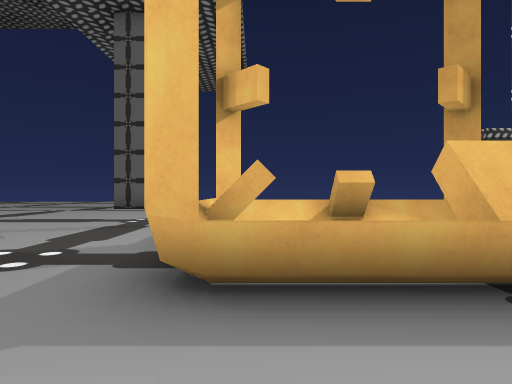
View 1 (above)

22 first-person views from a walk through a scene from a Unity 3-D project. The camera is 1.2 m above the floor, looks level and sees 75° across. The floor is counted in squares, 2 m on a side. Each view is taken from the middle of a square. On the plan, view 1 faces up. The plan holds only what a view shows up to about 10 squares ahead; the rest is blank. The place goes on beyond the plan. Some animated figures are not drawn.

View 2
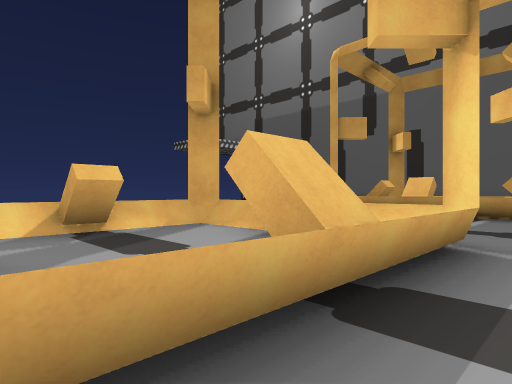

View 3
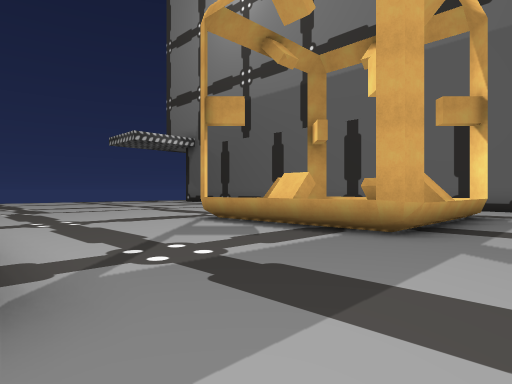

View 4
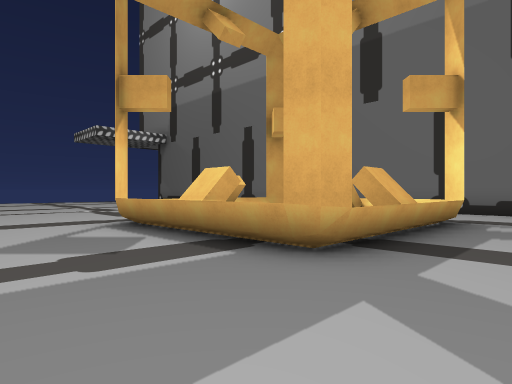

View 5
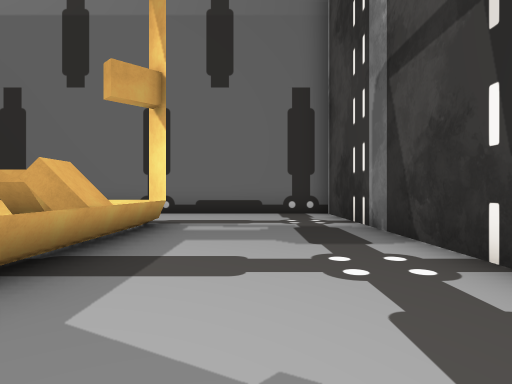

View 6
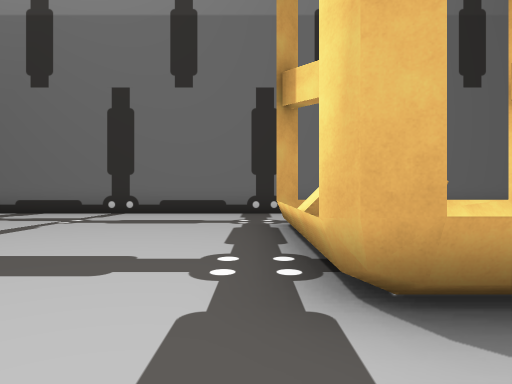

View 7
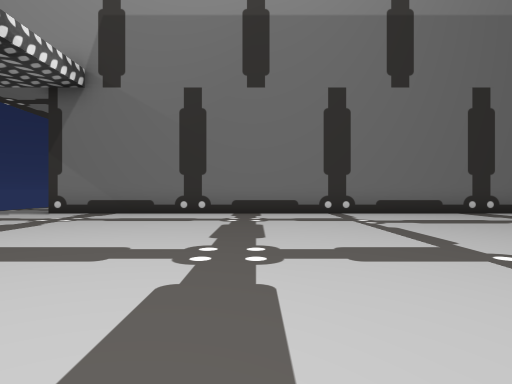

View 8
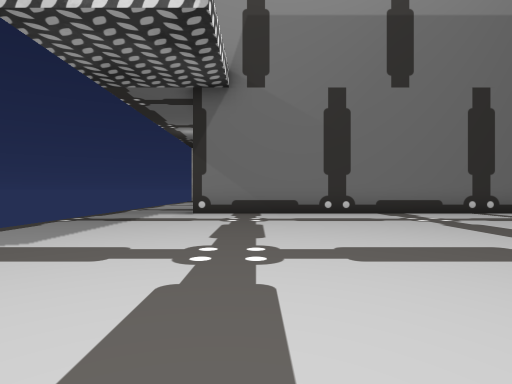

View 9
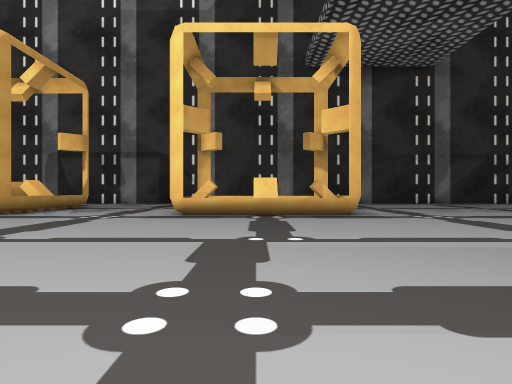

View 10
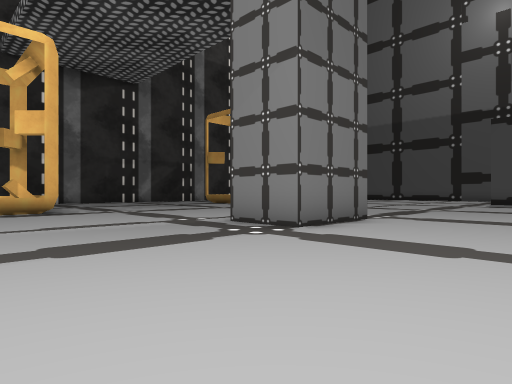

View 11
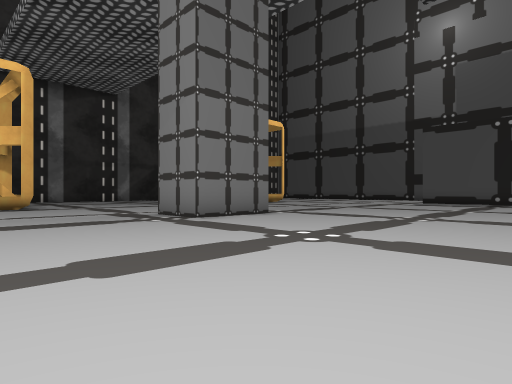

View 12
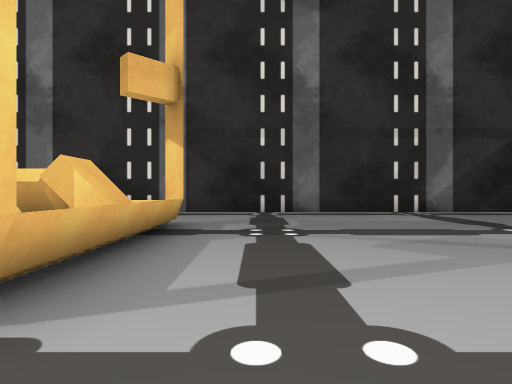

View 13
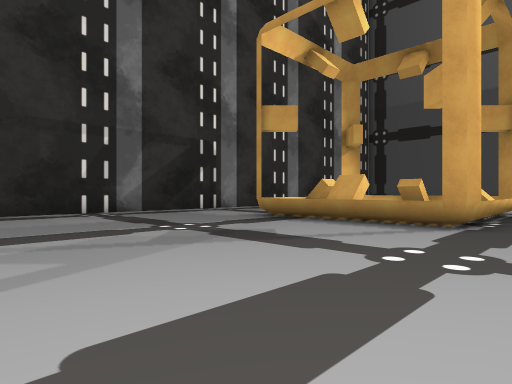

View 14
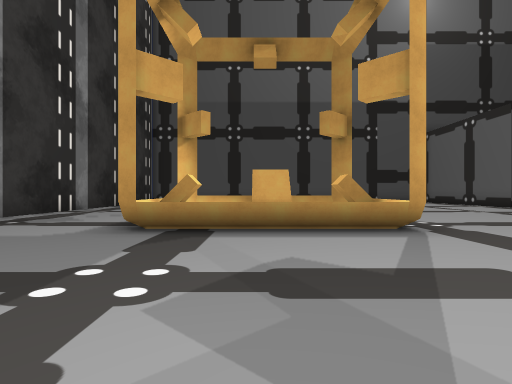

View 15
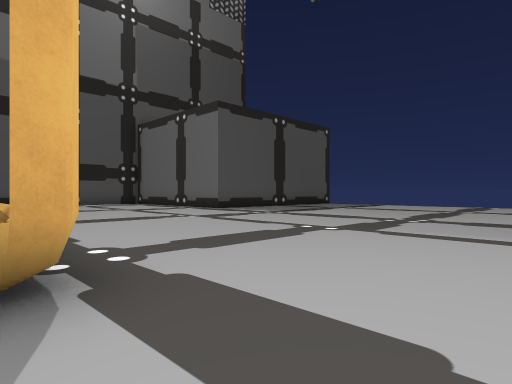

View 16
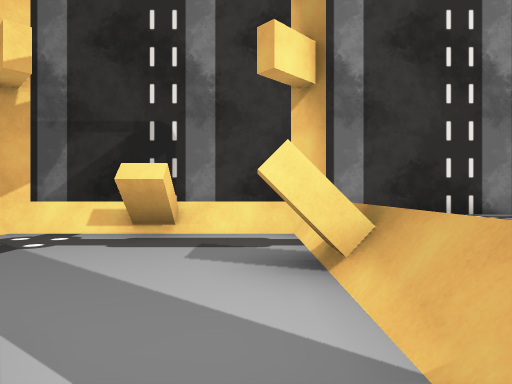

View 17
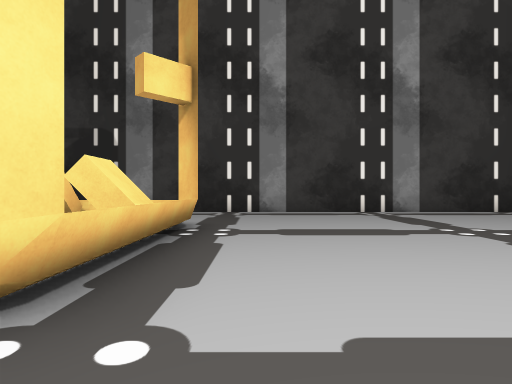

View 18
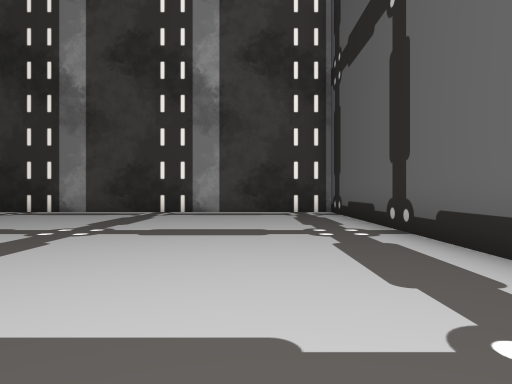

View 19
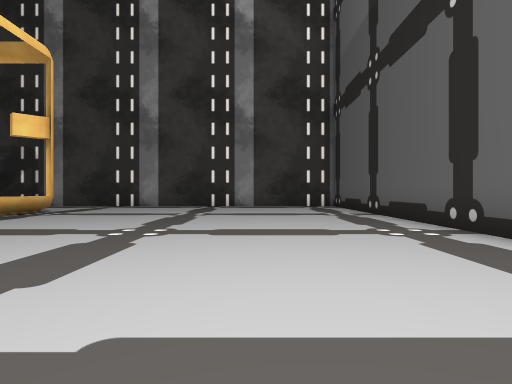

View 20
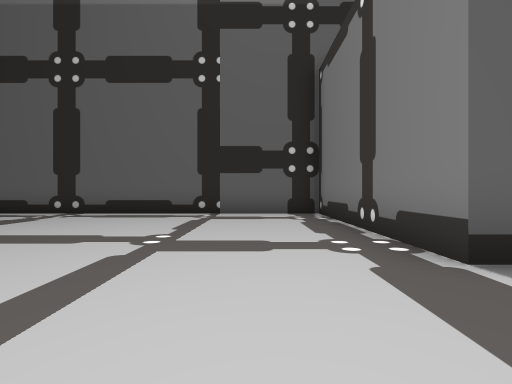

View 21
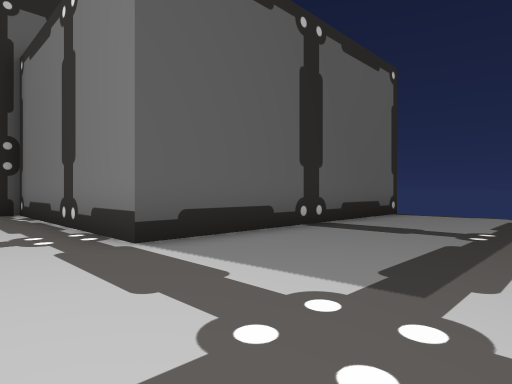

View 22
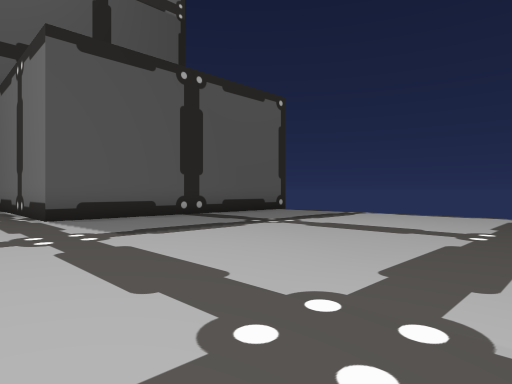

### Floor plan
Key: @ floor where view 1 was taken; # wall or solid block; . floor; = window, fence, low wall or low ledge; ^ raised ledge.
Columns run from 24 left of view 1 to 17 right of it. Each row starts with its distance up from view 1.
 21        #.......                     ......
 20        #.......       .....       ........
 19        #....... ...........      .........
 18        #...................     .........#
 17        #...................    ..........#
 16        #...................     .........#
 15        #...................      ........#
 14 ########....................    .........#
 13 #..................###.......  ..........#
 12 #................    #......... .........#
 11 #................    ....................#
 10 #........................................#
  9 #........................................#
  8 #........................................#
  7 #........................................#
  6 #.........=^^^^^........^^^^^....^^^^^...#
  5 #.........=^^^^^........^^^^^....^   ^   #
  4 #.........^^^^^^........^^^^^....^^  ^   #
  3 #.........=^^^^^........^^^ ^....^ ^ ^   #
  2 #.........#^^^^#........^^^^#....^^^^^...#
  1 #........................................#
  0 #.......................@   .............#
 -1 #........................       .........#
 -2 ###########################       ########

Where each view was taken, in squares from view 1:
view 1: 0 up, 0 right, facing up
view 2: 1 up, 0 right, facing up-right
view 3: 0 up, 4 right, facing up-right
view 4: 0 up, 6 right, facing up-right
view 5: 0 up, 7 right, facing right
view 6: 7 up, 7 right, facing right
view 7: 13 up, 7 right, facing right
view 8: 17 up, 7 right, facing right
view 9: 15 up, 2 right, facing down
view 10: 17 up, 2 right, facing down-left
view 11: 20 up, 2 right, facing down-left
view 12: 8 up, 2 left, facing down
view 13: 8 up, 3 left, facing down-left
view 14: 4 up, 4 left, facing left
view 15: 6 up, 7 left, facing up-left
view 16: 7 up, 13 left, facing down
view 17: 8 up, 15 left, facing down
view 18: 8 up, 21 left, facing down
view 19: 12 up, 20 left, facing down
view 20: 12 up, 14 left, facing left
view 21: 12 up, 13 left, facing up-left
view 22: 12 up, 9 left, facing up-left
